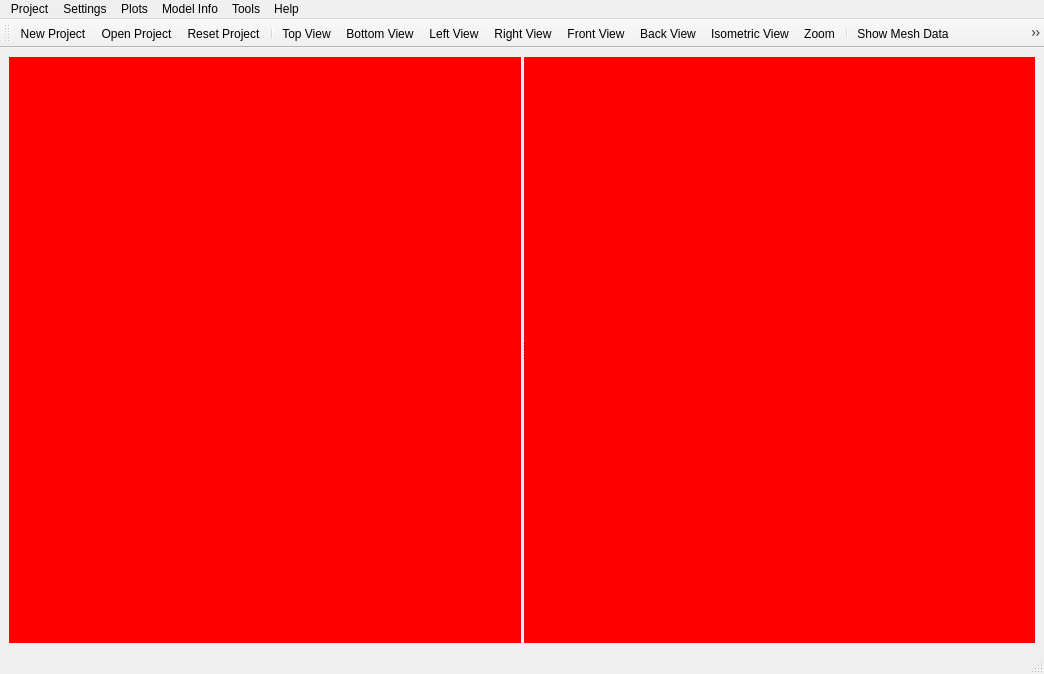
<?xml version="1.0" encoding="UTF-8"?>
<ui version="4.0">
 <class>MainWindow</class>
 <widget class="QMainWindow" name="MainWindow">
  <property name="geometry">
   <rect>
    <x>0</x>
    <y>0</y>
    <width>1044</width>
    <height>674</height>
   </rect>
  </property>
  <property name="windowTitle">
   <string>OpenPulse</string>
  </property>
  <property name="windowIcon">
   <iconset>
    <normaloff>../data/icons/pulse_icon.png</normaloff>../data/icons/pulse_icon.png</iconset>
  </property>
  <widget class="QWidget" name="centralwidget">
   <property name="styleSheet">
    <string notr="true"/>
   </property>
   <layout class="QVBoxLayout" name="verticalLayout">
    <item>
     <widget class="QSplitter" name="splitter">
      <property name="lineWidth">
       <number>1</number>
      </property>
      <property name="orientation">
       <enum>Qt::Horizontal</enum>
      </property>
      <property name="opaqueResize">
       <bool>true</bool>
      </property>
      <property name="handleWidth">
       <number>3</number>
      </property>
      <widget class="QStackedWidget" name="setup_widgets_stack">
       <property name="sizePolicy">
        <sizepolicy hsizetype="Ignored" vsizetype="Ignored">
         <horstretch>0</horstretch>
         <verstretch>0</verstretch>
        </sizepolicy>
       </property>
       <property name="contextMenuPolicy">
        <enum>Qt::DefaultContextMenu</enum>
       </property>
       <property name="styleSheet">
        <string notr="true"/>
       </property>
       <property name="currentIndex">
        <number>0</number>
       </property>
       <widget class="QWidget" name="page">
        <property name="autoFillBackground">
         <bool>false</bool>
        </property>
        <property name="styleSheet">
         <string notr="true">background: red;</string>
        </property>
       </widget>
       <widget class="QWidget" name="page_2">
        <property name="styleSheet">
         <string notr="true">background: blue;</string>
        </property>
       </widget>
      </widget>
      <widget class="QStackedWidget" name="render_widgets_stack">
       <property name="sizePolicy">
        <sizepolicy hsizetype="Ignored" vsizetype="Ignored">
         <horstretch>0</horstretch>
         <verstretch>0</verstretch>
        </sizepolicy>
       </property>
       <property name="currentIndex">
        <number>0</number>
       </property>
       <widget class="QWidget" name="page_3">
        <property name="styleSheet">
         <string notr="true">background: red;</string>
        </property>
       </widget>
       <widget class="QWidget" name="page_4">
        <property name="styleSheet">
         <string notr="true">background: black;</string>
        </property>
       </widget>
      </widget>
     </widget>
    </item>
   </layout>
  </widget>
  <widget class="QMenuBar" name="menubar">
   <property name="geometry">
    <rect>
     <x>0</x>
     <y>0</y>
     <width>1044</width>
     <height>21</height>
    </rect>
   </property>
   <widget class="QMenu" name="menu_project">
    <property name="title">
     <string>Project</string>
    </property>
    <widget class="QMenu" name="menu_recent">
     <property name="title">
      <string>Recent Projects</string>
     </property>
     <property name="icon">
      <iconset>
       <normaloff>../data/icons/common/recent.png</normaloff>../data/icons/common/recent.png</iconset>
     </property>
     <addaction name="actionfiles"/>
    </widget>
    <addaction name="action_new_project"/>
    <addaction name="action_open_project"/>
    <addaction name="menu_recent"/>
    <addaction name="action_save_project"/>
    <addaction name="action_save_project_as"/>
    <addaction name="action_reset"/>
    <addaction name="separator"/>
    <addaction name="action_import_geometry"/>
    <addaction name="action_export_geometry"/>
    <addaction name="action_import_pcf"/>
    <addaction name="action_export_pcf"/>
    <addaction name="separator"/>
    <addaction name="action_exit"/>
    <addaction name="separator"/>
   </widget>
   <widget class="QMenu" name="menu_plots">
    <property name="title">
     <string>Plots</string>
    </property>
    <addaction name="action_plot_geometry_editor"/>
    <addaction name="action_plot_lines"/>
    <addaction name="action_plot_lines_with_cross_section"/>
    <addaction name="action_plot_mesh"/>
    <addaction name="action_plot_cross_section"/>
    <addaction name="action_plot_material"/>
    <addaction name="action_plot_fluid"/>
    <addaction name="action_plot_default_color"/>
   </widget>
   <widget class="QMenu" name="menu_model_info">
    <property name="title">
     <string>Model Info</string>
    </property>
    <addaction name="action_structural_model_info"/>
    <addaction name="action_acoustic_model_info"/>
   </widget>
   <widget class="QMenu" name="menu_help">
    <property name="title">
     <string>Help</string>
    </property>
    <addaction name="action_about_openpulse"/>
    <addaction name="action_check_refprop"/>
   </widget>
   <widget class="QMenu" name="menu_general_settings">
    <property name="title">
     <string>Settings</string>
    </property>
    <addaction name="action_set_dark_theme"/>
    <addaction name="action_set_light_theme"/>
    <addaction name="action_user_preferences"/>
   </widget>
   <widget class="QMenu" name="menuTools">
    <property name="title">
     <string>Tools</string>
    </property>
    <addaction name="action_check_beam_criteria"/>
    <addaction name="action_pulsation_suppression_device_editor"/>
    <addaction name="action_pulsation_damper_editor"/>
   </widget>
   <addaction name="menu_project"/>
   <addaction name="menu_general_settings"/>
   <addaction name="menu_plots"/>
   <addaction name="menu_model_info"/>
   <addaction name="menuTools"/>
   <addaction name="menu_help"/>
  </widget>
  <widget class="QStatusBar" name="statusbar"/>
  <widget class="QToolBar" name="tool_bar">
   <property name="windowTitle">
    <string>Main toolbar</string>
   </property>
   <attribute name="toolBarArea">
    <enum>TopToolBarArea</enum>
   </attribute>
   <attribute name="toolBarBreak">
    <bool>false</bool>
   </attribute>
   <addaction name="action_new_project"/>
   <addaction name="action_open_project"/>
   <addaction name="action_reset"/>
   <addaction name="separator"/>
   <addaction name="action_top_view"/>
   <addaction name="action_bottom_view"/>
   <addaction name="action_left_view"/>
   <addaction name="action_right_view"/>
   <addaction name="action_front_view"/>
   <addaction name="action_back_view"/>
   <addaction name="action_isometric_view"/>
   <addaction name="action_zoom"/>
   <addaction name="separator"/>
   <addaction name="action_show_mesh_data"/>
   <addaction name="action_show_geometry_data"/>
   <addaction name="action_show_lines"/>
   <addaction name="action_show_tubes"/>
   <addaction name="action_show_symbols"/>
   <addaction name="separator"/>
   <addaction name="action_section_plane"/>
   <addaction name="action_show_transparent"/>
   <addaction name="separator"/>
   <addaction name="action_geometry_editor_workspace"/>
   <addaction name="action_model_setup_workspace"/>
   <addaction name="action_results_workspace"/>
  </widget>
  <action name="action_new_project">
   <property name="icon">
    <iconset>
     <normaloff>../icons/common/new_file.png</normaloff>../icons/common/new_file.png</iconset>
   </property>
   <property name="text">
    <string>New Project</string>
   </property>
   <property name="shortcut">
    <string>Ctrl+N</string>
   </property>
  </action>
  <action name="action_open_project">
   <property name="icon">
    <iconset>
     <normaloff>../icons/common/import.png</normaloff>../icons/common/import.png</iconset>
   </property>
   <property name="text">
    <string>Open Project</string>
   </property>
   <property name="toolTip">
    <string>Open Project</string>
   </property>
   <property name="shortcut">
    <string>Ctrl+O</string>
   </property>
  </action>
  <action name="action_export_png">
   <property name="icon">
    <iconset>
     <normaloff>../data/icons/save_image.png</normaloff>../data/icons/save_image.png</iconset>
   </property>
   <property name="text">
    <string>Export PNG</string>
   </property>
  </action>
  <action name="action_reset">
   <property name="icon">
    <iconset>
     <normaloff>../icons/common/reset-image.png</normaloff>../icons/common/reset-image.png</iconset>
   </property>
   <property name="text">
    <string>Reset Project</string>
   </property>
   <property name="shortcut">
    <string>Ctrl+Shift+R</string>
   </property>
  </action>
  <action name="action_save_project">
   <property name="enabled">
    <bool>true</bool>
   </property>
   <property name="icon">
    <iconset>
     <normaloff>../data/icons/common/save.png</normaloff>../data/icons/common/save.png</iconset>
   </property>
   <property name="text">
    <string>Save Project</string>
   </property>
   <property name="shortcut">
    <string>Ctrl+S</string>
   </property>
  </action>
  <action name="action_save_project_as">
   <property name="enabled">
    <bool>true</bool>
   </property>
   <property name="icon">
    <iconset>
     <normaloff>../icons/common/save_as.png</normaloff>../icons/common/save_as.png</iconset>
   </property>
   <property name="text">
    <string>Save Project As</string>
   </property>
   <property name="shortcut">
    <string>Ctrl+Shift+S</string>
   </property>
  </action>
  <action name="action_import_geometry">
   <property name="enabled">
    <bool>true</bool>
   </property>
   <property name="icon">
    <iconset>
     <normaloff>../icons/common/geometry_icon.png</normaloff>../icons/common/geometry_icon.png</iconset>
   </property>
   <property name="text">
    <string>Import Geometry</string>
   </property>
  </action>
  <action name="action_import_pcf">
   <property name="enabled">
    <bool>true</bool>
   </property>
   <property name="text">
    <string>Import PCF</string>
   </property>
   <property name="toolTip">
    <string>Import Piping</string>
   </property>
  </action>
  <action name="action_top_view">
   <property name="icon">
    <iconset>
     <normaloff>../icons/common/top.png</normaloff>../icons/common/top.png</iconset>
   </property>
   <property name="text">
    <string>Top View</string>
   </property>
   <property name="shortcut">
    <string>Ctrl+Shift+1</string>
   </property>
  </action>
  <action name="action_bottom_view">
   <property name="icon">
    <iconset>
     <normaloff>../icons/common/bottom.png</normaloff>../icons/common/bottom.png</iconset>
   </property>
   <property name="text">
    <string>Bottom View</string>
   </property>
   <property name="shortcut">
    <string>Ctrl+Shift+2</string>
   </property>
  </action>
  <action name="action_front_view">
   <property name="icon">
    <iconset>
     <normaloff>../icons/common/front.png</normaloff>../icons/common/front.png</iconset>
   </property>
   <property name="text">
    <string>Front View</string>
   </property>
   <property name="shortcut">
    <string>Ctrl+Shift+3</string>
   </property>
  </action>
  <action name="action_back_view">
   <property name="icon">
    <iconset>
     <normaloff>../icons/common/back.png</normaloff>../icons/common/back.png</iconset>
   </property>
   <property name="text">
    <string>Back View</string>
   </property>
   <property name="shortcut">
    <string>Ctrl+Shift+4</string>
   </property>
  </action>
  <action name="action_left_view">
   <property name="icon">
    <iconset>
     <normaloff>../icons/common/left.png</normaloff>../icons/common/left.png</iconset>
   </property>
   <property name="text">
    <string>Left View</string>
   </property>
   <property name="shortcut">
    <string>Ctrl+Shift+5</string>
   </property>
  </action>
  <action name="action_right_view">
   <property name="icon">
    <iconset>
     <normaloff>../icons/common/right.png</normaloff>../icons/common/right.png</iconset>
   </property>
   <property name="text">
    <string>Right View</string>
   </property>
   <property name="shortcut">
    <string>Ctrl+Shift+6</string>
   </property>
  </action>
  <action name="action_isometric_view">
   <property name="icon">
    <iconset>
     <normaloff>../icons/common/isometric.png</normaloff>../icons/common/isometric.png</iconset>
   </property>
   <property name="text">
    <string>Isometric View</string>
   </property>
   <property name="shortcut">
    <string>Ctrl+Shift+7</string>
   </property>
  </action>
  <action name="actionfiles">
   <property name="enabled">
    <bool>false</bool>
   </property>
   <property name="text">
    <string>...</string>
   </property>
  </action>
  <action name="action_exit">
   <property name="icon">
    <iconset>
     <normaloff>../icons/common/exit.png</normaloff>../icons/common/exit.png</iconset>
   </property>
   <property name="text">
    <string>Exit</string>
   </property>
   <property name="shortcut">
    <string>Ctrl+Shift+Q</string>
   </property>
  </action>
  <action name="action_plot_raw_lines">
   <property name="text">
    <string>Plot Raw Lines</string>
   </property>
  </action>
  <action name="action_plot_lines">
   <property name="text">
    <string>Plot Lines</string>
   </property>
   <property name="shortcut">
    <string>Ctrl+2</string>
   </property>
  </action>
  <action name="action_plot_mesh">
   <property name="text">
    <string>Plot Mesh</string>
   </property>
   <property name="shortcut">
    <string>Ctrl+4</string>
   </property>
  </action>
  <action name="action_plot_lines_with_cross_section">
   <property name="text">
    <string>Plot Lines with Cross-section</string>
   </property>
   <property name="shortcut">
    <string>Ctrl+3</string>
   </property>
  </action>
  <action name="action_plot_cross_section">
   <property name="enabled">
    <bool>true</bool>
   </property>
   <property name="text">
    <string>Plot Cross-section</string>
   </property>
  </action>
  <action name="action_plot_material">
   <property name="enabled">
    <bool>true</bool>
   </property>
   <property name="text">
    <string>Plot Material</string>
   </property>
  </action>
  <action name="action_plot_fluid">
   <property name="enabled">
    <bool>true</bool>
   </property>
   <property name="text">
    <string>Plot Fluid</string>
   </property>
  </action>
  <action name="action_user_preferences">
   <property name="icon">
    <iconset>
     <normaloff>../icons/common/user_preferences_icon.png</normaloff>../icons/common/user_preferences_icon.png</iconset>
   </property>
   <property name="text">
    <string>User Preferences</string>
   </property>
  </action>
  <action name="action_plot_geometry_editor">
   <property name="text">
    <string>Plot Geometry Editor</string>
   </property>
   <property name="shortcut">
    <string>Ctrl+1</string>
   </property>
  </action>
  <action name="action_create_edit_geometry">
   <property name="text">
    <string>Create/Edit Geometry</string>
   </property>
  </action>
  <action name="action_edit_geometry">
   <property name="text">
    <string>Edit Geometry (GMSH GUI)</string>
   </property>
  </action>
  <action name="action_set_project_attributes">
   <property name="text">
    <string>Set Project Attributes</string>
   </property>
  </action>
  <action name="action_set_geometry_file">
   <property name="text">
    <string>Set Geometry File</string>
   </property>
  </action>
  <action name="action_structural_model_info">
   <property name="text">
    <string>Structural Model Info</string>
   </property>
  </action>
  <action name="action_acoustic_model_info">
   <property name="text">
    <string>Acoustic Model Info</string>
   </property>
  </action>
  <action name="action_check_beam_criteria">
   <property name="text">
    <string>Beam theory validity checker</string>
   </property>
  </action>
  <action name="action_select_analysis_type">
   <property name="text">
    <string>Select Analysis Type</string>
   </property>
  </action>
  <action name="action_analysis_setup">
   <property name="text">
    <string>Analysis Setup</string>
   </property>
  </action>
  <action name="action_run_analysis">
   <property name="text">
    <string>Run Analisys</string>
   </property>
  </action>
  <action name="action_plot_structural_mode_shapes">
   <property name="text">
    <string>Plot Structural Mode Shapes</string>
   </property>
  </action>
  <action name="action_plot_displacement_field">
   <property name="text">
    <string>Plot Displacement Field</string>
   </property>
  </action>
  <action name="action_plot_structural_frequency_response">
   <property name="text">
    <string>Plot Structural Frequency Response</string>
   </property>
  </action>
  <action name="action_plot_reactions_frequency_response">
   <property name="text">
    <string>Plot Reactions Frequency Response</string>
   </property>
  </action>
  <action name="action_plot_stress_field">
   <property name="text">
    <string>Plot Stress Field</string>
   </property>
  </action>
  <action name="action_plot_stress_frequency_response">
   <property name="text">
    <string>Plot Stress Frequency Response</string>
   </property>
  </action>
  <action name="action_plot_acoustic_pressure_field">
   <property name="text">
    <string>Plot Acoustic Pressure Field</string>
   </property>
  </action>
  <action name="action_plot_acoustic_frequency_response">
   <property name="text">
    <string>Plot Acoustic Frequency Response</string>
   </property>
  </action>
  <action name="action_plot_acoustic_frequency_response_function">
   <property name="text">
    <string>Plot Acoustic Frequency Response Function</string>
   </property>
  </action>
  <action name="acoustic_plot_acoustic_delta_pressures">
   <property name="text">
    <string>Plot Acoustic Delta Pressures</string>
   </property>
  </action>
  <action name="action_plot_transmission_loss_or_attenuation">
   <property name="text">
    <string>Plot Ransmission Loss or Attenuation</string>
   </property>
  </action>
  <action name="action_play_pause_animation">
   <property name="text">
    <string>Play/Pause Animation</string>
   </property>
  </action>
  <action name="action_animation_settings">
   <property name="text">
    <string>Animation Settings</string>
   </property>
  </action>
  <action name="action_help">
   <property name="text">
    <string>Help</string>
   </property>
   <property name="shortcut">
    <string>F1</string>
   </property>
  </action>
  <action name="action_about_openpulse">
   <property name="text">
    <string>About OpenPulse</string>
   </property>
  </action>
  <action name="action_show_mesh_data">
   <property name="checkable">
    <bool>true</bool>
   </property>
   <property name="checked">
    <bool>false</bool>
   </property>
   <property name="icon">
    <iconset>
     <normaloff>../icons/common/show_mesh_points.png</normaloff>../icons/common/show_mesh_points.png</iconset>
   </property>
   <property name="text">
    <string>Show Mesh Data</string>
   </property>
   <property name="toolTip">
    <string>Show Mesh Data</string>
   </property>
  </action>
  <action name="action_show_lines">
   <property name="checkable">
    <bool>true</bool>
   </property>
   <property name="checked">
    <bool>true</bool>
   </property>
   <property name="icon">
    <iconset>
     <normaloff>../icons/common/show_lines.png</normaloff>../icons/common/show_lines.png</iconset>
   </property>
   <property name="text">
    <string>Show Lines</string>
   </property>
  </action>
  <action name="action_show_tubes">
   <property name="checkable">
    <bool>true</bool>
   </property>
   <property name="checked">
    <bool>true</bool>
   </property>
   <property name="icon">
    <iconset>
     <normaloff>../icons/common/show_tubes.png</normaloff>../icons/common/show_tubes.png</iconset>
   </property>
   <property name="text">
    <string>Show Tubes</string>
   </property>
  </action>
  <action name="action_show_symbols">
   <property name="checkable">
    <bool>true</bool>
   </property>
   <property name="checked">
    <bool>true</bool>
   </property>
   <property name="icon">
    <iconset>
     <normaloff>../icons/common/show_symbols.png</normaloff>../icons/common/show_symbols.png</iconset>
   </property>
   <property name="text">
    <string>Show Symbols</string>
   </property>
  </action>
  <action name="action_hide_selection">
   <property name="text">
    <string>Hide Selection</string>
   </property>
  </action>
  <action name="action_unhide_all">
   <property name="text">
    <string>Unhide All</string>
   </property>
  </action>
  <action name="action_export_geometry">
   <property name="icon">
    <iconset>
     <normaloff>../data/icons/send_to_disk.png</normaloff>../data/icons/send_to_disk.png</iconset>
   </property>
   <property name="text">
    <string>Export Geometry</string>
   </property>
   <property name="toolTip">
    <string>Export Geometry</string>
   </property>
  </action>
  <action name="action_set_dark_theme">
   <property name="icon">
    <iconset>
     <normaloff>../icons/common/moon_icon.png</normaloff>../icons/common/moon_icon.png</iconset>
   </property>
   <property name="text">
    <string>Use dark theme</string>
   </property>
  </action>
  <action name="action_set_light_theme">
   <property name="icon">
    <iconset>
     <normaloff>../icons/common/sun_icon.png</normaloff>../icons/common/sun_icon.png</iconset>
   </property>
   <property name="text">
    <string>Use light theme</string>
   </property>
  </action>
  <action name="action_remove_themes">
   <property name="text">
    <string>Remove themes</string>
   </property>
  </action>
  <action name="action_show_transparent">
   <property name="checkable">
    <bool>true</bool>
   </property>
   <property name="checked">
    <bool>false</bool>
   </property>
   <property name="icon">
    <iconset>
     <normaloff>../icons/common/mesh.png</normaloff>../icons/common/mesh.png</iconset>
   </property>
   <property name="text">
    <string>Show Transparent</string>
   </property>
  </action>
  <action name="action_select_elements">
   <property name="checkable">
    <bool>true</bool>
   </property>
   <property name="text">
    <string>Selection to Elements</string>
   </property>
   <property name="toolTip">
    <string>Selection to Elements</string>
   </property>
  </action>
  <action name="action_export_pcf">
   <property name="text">
    <string>Export PCF</string>
   </property>
  </action>
  <action name="action_geometry_editor_help">
   <property name="text">
    <string>Geometry Editor Help</string>
   </property>
  </action>
  <action name="action_section_plane">
   <property name="checkable">
    <bool>true</bool>
   </property>
   <property name="icon">
    <iconset>
     <normaloff>../icons/common/section_plane_icon.png</normaloff>../icons/common/section_plane_icon.png</iconset>
   </property>
   <property name="text">
    <string>Section Plane</string>
   </property>
  </action>
  <action name="action_zoom">
   <property name="icon">
    <iconset>
     <normaloff>../icons/common/zoom_icon.png</normaloff>../icons/common/zoom_icon.png</iconset>
   </property>
   <property name="text">
    <string>Zoom</string>
   </property>
   <property name="toolTip">
    <string>Zoom To Fit</string>
   </property>
  </action>
  <action name="action_pulsation_suppression_device_editor">
   <property name="text">
    <string>Pulsation suppression device editor</string>
   </property>
  </action>
  <action name="action_show_geometry_data">
   <property name="checkable">
    <bool>true</bool>
   </property>
   <property name="icon">
    <iconset>
     <normaloff>../icons/common/show_geometry_points.png</normaloff>../icons/common/show_geometry_points.png</iconset>
   </property>
   <property name="text">
    <string>Show Geometry Data</string>
   </property>
   <property name="toolTip">
    <string>Show Geometry Data</string>
   </property>
  </action>
  <action name="action_plot_default_color">
   <property name="text">
    <string>Plot Default Color</string>
   </property>
  </action>
  <action name="action_geometry_editor_workspace">
   <property name="icon">
    <iconset>
     <normaloff>../icons/common/model_settings.png</normaloff>../icons/common/model_settings.png</iconset>
   </property>
   <property name="text">
    <string>Geometry Editor Workspace Action</string>
   </property>
   <property name="toolTip">
    <string>Geometry editor workspace</string>
   </property>
  </action>
  <action name="action_model_setup_workspace">
   <property name="icon">
    <iconset>
     <normaloff>../icons/common/engineering.png</normaloff>../icons/common/engineering.png</iconset>
   </property>
   <property name="text">
    <string>Geometry Model Setup Workspace Action</string>
   </property>
   <property name="toolTip">
    <string>Model setup workspace</string>
   </property>
  </action>
  <action name="action_results_workspace">
   <property name="icon">
    <iconset>
     <normaloff>../icons/common/calculate.png</normaloff>../icons/common/calculate.png</iconset>
   </property>
   <property name="text">
    <string>Results Workspace Action</string>
   </property>
   <property name="toolTip">
    <string>Results workspace</string>
   </property>
  </action>
  <action name="action_check_refprop">
   <property name="text">
    <string>Check REFPROP</string>
   </property>
  </action>
  <action name="action_pulsation_damper_editor">
   <property name="text">
    <string>Pulsation damper editor</string>
   </property>
  </action>
 </widget>
 <resources/>
 <connections/>
</ui>
